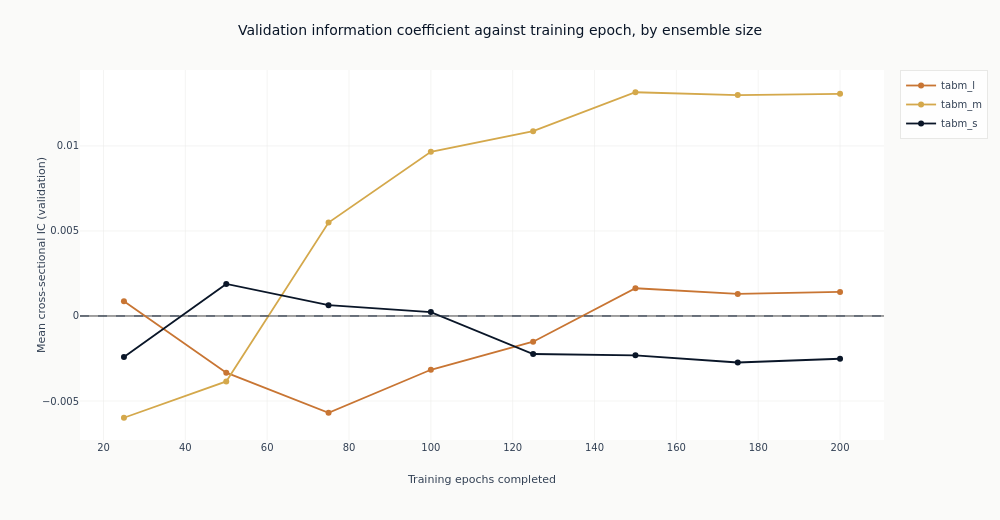

Write notebook code for a chart like this one.
### Markdown cell above
### What more training does

Each line traces one configuration's out-of-sample information coefficient as training proceeds.
This is the figure the checkpoint dimension exists to produce, and it separates two things that a
single end-of-training number cannot.

A line that rises and then falls has an interior optimum: the network was still learning, then
began fitting the training window at the expense of the validation folds. A line that wanders
around zero without trend never had anything to learn, and its highest point is wherever the
noise happened to peak. Both produce a respectable-looking maximum, which is why the maximum is
not what gets carried forward.

### Code cell
curves = catalog.filter("full_coverage").sort("config_name", "checkpoint_value")
sizes = {"tabm_s": COLORS["blue"], "tabm_m": COLORS["amber"], "tabm_l": COLORS["copper"]}
fig_curves = go.Figure()
for config_name in curves.get_column("config_name").unique(maintain_order=True):
    series = curves.filter(pl.col("config_name") == config_name)
    fig_curves.add_trace(
        go.Scatter(
            x=series.get_column("checkpoint_value").to_list(),
            y=series.get_column("ic_mean").to_list(),
            mode="lines+markers",
            name=config_name,
            line=dict(color=sizes.get(config_name, COLORS["neutral"]), width=1.8),
        )
    )
fig_curves.add_hline(y=0, line_width=1, line_dash="dash", line_color=COLORS["neutral"])
fig_curves.update_layout(
    title="Validation information coefficient against training epoch, by ensemble size",
    height=520,
    width=1000,
    margin=dict(t=70),
    legend=dict(font=dict(size=10)),
)
fig_curves.update_xaxes(title_text="Training epochs completed")
fig_curves.update_yaxes(title_text="Mean cross-sectional IC (validation)")
show_plotly_with_alt(
    fig_curves,
    "Line chart of mean cross-sectional validation information coefficient against training "
    "epoch, one line per declared TabM ensemble size.",
)

### Figure 1 — Plotly figure (JSON) as saved in the notebook; plotly's stock layout.template omitted (floating-point values rounded to 4 significant figures)
{"data": [{"line": {"color": "#C87533", "width": 1.8}, "mode": "lines+markers", "name": "tabm_l", "type": "scatter", "x": [25, 50, 75, 100, 125, 150, 175, 200], "y": [0.0008714, -0.003332, -0.005693, -0.003163, -0.001512, 0.001632, 0.001296, 0.001416]}, {"line": {"color": "#D4A84B", "width": 1.8}, "mode": "lines+markers", "name": "tabm_m", "type": "scatter", "x": [25, 50, 75, 100, 125, 150, 175, 200], "y": [-0.005983, -0.003848, 0.005493, 0.009656, 0.01087, 0.01315, 0.01299, 0.01306]}, {"line": {"color": "#0a1628", "width": 1.8}, "mode": "lines+markers", "name": "tabm_s", "type": "scatter", "x": [25, 50, 75, 100, 125, 150, 175, 200], "y": [-0.002416, 0.001883, 0.0006356, 0.0002296, -0.002233, -0.002311, -0.002735, -0.002513]}], "layout": {"height": 520, "legend": {"font": {"size": 10}}, "margin": {"t": 70}, "shapes": [{"line": {"color": "#334155", "dash": "dash", "width": 1}, "type": "line", "x0": 0, "x1": 1, "xref": "x domain", "y0": 0, "y1": 0, "yref": "y"}], "title": {"text": "Validation information coefficient against training epoch, by ensemble size"}, "width": 1000, "xaxis": {"title": {"text": "Training epochs completed"}}, "yaxis": {"title": {"text": "Mean cross-sectional IC (validation)"}}}}
